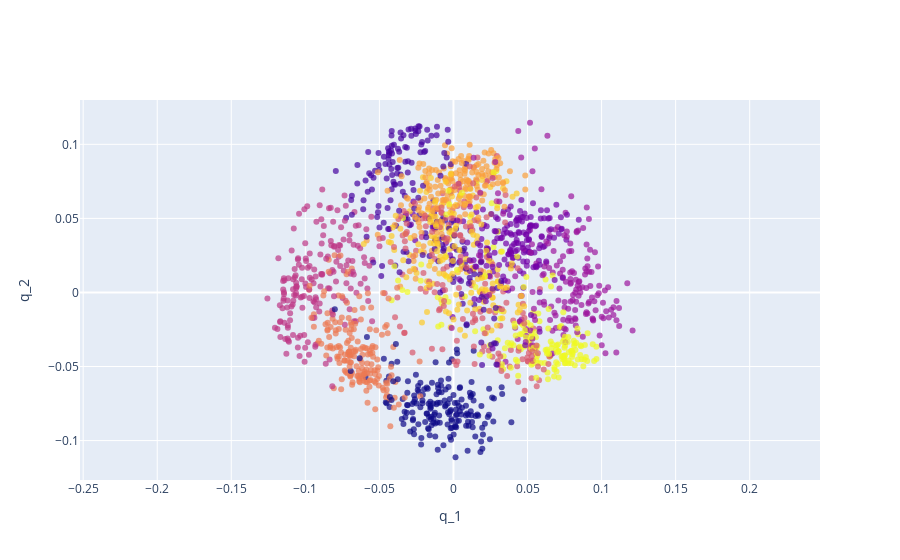

The code cell stored with this chart in its notebook:
### Code cell
digits_cov = np.cov(X.T)
print("digits_cov.shape = ",digits_cov.shape)
lambdas, vs = sorted_eig(np.array(digits_cov)) 

W = vs[:,0:2]  # just keep two dimensions
proj_digits = X @ W
print("proj_digits.shape = ", proj_digits.shape)

# Make the plot 
fig = go.Figure(data=[go.Scatter(x=proj_digits[:,0], y=proj_digits[:,1],# z=Y, #z=proj_digits[:,2],
                mode='markers', marker=dict(size=6, opacity=0.7, color=Y), text=['digit='+str(j) for j in Y] )])
fig.update_layout( xaxis_title="q_1", yaxis_title="q_2", yaxis = dict(scaleanchor = "x",scaleratio = 1) )
fig.update_layout(scene_camera=dict(up=dict(x=0, y=0, z=1), center=dict(x=0, y=0, z=0), eye=dict(x=0, y=0, z=1.5)))
fig.show()

### Figure 1 — Plotly figure (JSON) as saved in the notebook; plotly's stock layout.template omitted (floating-point values rounded to 4 significant figures; data arrays with more than 128 entries replaced by an {"elided": "..."} marker saying what was removed)
{"data": [{"marker": {"color": {"elided": "1797 int values"}, "opacity": 0.7, "size": 6}, "mode": "markers", "text": {"elided": "1797 str values"}, "type": "scatter", "x": {"elided": "1797 float values"}, "y": {"elided": "1797 float values"}}], "layout": {"autosize": true, "scene": {"camera": {"center": {"x": 0, "y": 0, "z": 0}, "eye": {"x": 0, "y": 0, "z": 1.5}, "up": {"x": 0, "y": 0, "z": 1}}}, "xaxis": {"autorange": true, "domain": [0, 1], "range": [-0.8333, 0.8286], "title": {"text": "q_1"}, "type": "linear"}, "yaxis": {"autorange": true, "domain": [0, 1], "range": [-0.1299, 0.1332], "scaleanchor": "x", "scaleratio": 1, "title": {"text": "q_2"}, "type": "linear"}}}
